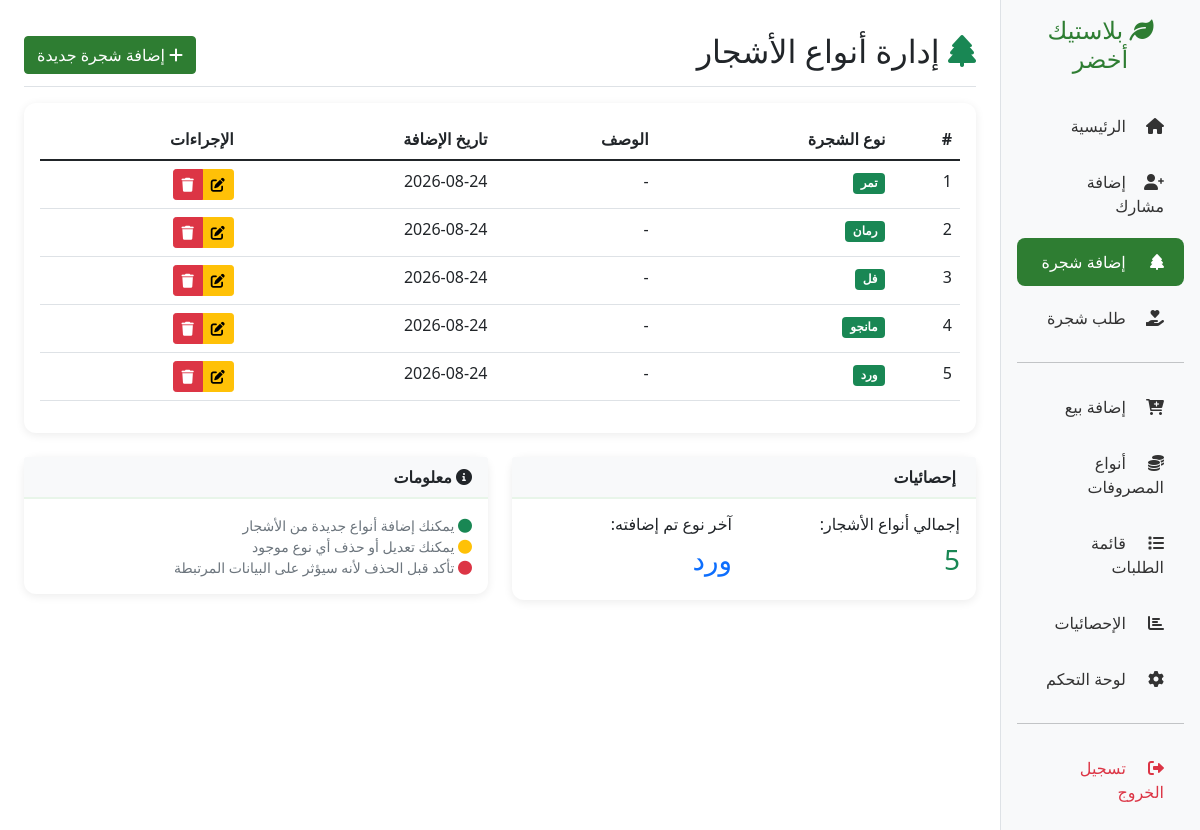
Page /trees/ (signed in) on the committed database.
### core/models.py (models this page shows, shortened)
class Tree(models.Model):
    tree_type = models.CharField(
        max_length=50,
        verbose_name="نوع الشجرة",
        unique=True
    )
    description = models.TextField(blank=True, null=True, verbose_name="وصف")
    created_at = models.DateTimeField(auto_now_add=True)
    class Meta:
        verbose_name = "شجرة"
        verbose_name_plural = "الأشجار"
        ordering = ['tree_type']

### core/views.py (the view)
# urls.py: path('trees/', views.tree_list, name='tree_list'),
@login_required
def tree_list(request):
    return render(request, 'core/tree_list.html', {
        'trees': Tree.objects.all().order_by('tree_type')
    })

### core/templates/core/tree_list.html (shortened to what this page needs)
{% extends 'core/base.html' %}
{% block content %}
<div class="d-flex justify-content-between flex-wrap flex-md-nowrap align-items-center pt-3 pb-2 mb-3 border-bottom">
    <h1 class="h2"><i class="fas fa-tree text-success"></i> إدارة أنواع الأشجار</h1>
    <a href="{% url 'core:add_tree' %}" class="btn btn-success">
        <i class="fas fa-plus"></i> إضافة شجرة جديدة
    </a>
</div>
<div class="card">
    <div class="card-body">
        <div class="table-responsive">
            <table class="table table-hover">
                <thead>
                    <tr>
                        <th>#</th>
                        <th>نوع الشجرة</th>
                        <th>الوصف</th>
                        <th>تاريخ الإضافة</th>
                        <th>الإجراءات</th>
                    </tr>
                </thead>
                <tbody>
                    {% for tree in trees %}
                    <tr>
                        <td>{{ forloop.counter }}</td>
                        <td><span class="badge bg-success">{{ tree.tree_type }}</span></td>
                        <td>{{ tree.description|default:"-" }}</td>
                        <td>{{ tree.created_at|date:"Y-m-d" }}</td>
                        <td>
                            <div class="btn-group btn-group-sm">
                                <a href="{% url 'core:edit_tree' tree.pk %}" class="btn btn-warning" title="تعديل">
                                    <i class="fas fa-edit"></i>
                                </a>
                                <a href="{% url 'core:delete_tree' tree.pk %}" class="btn btn-danger" title="حذف" onclick="return confirm('هل أنت متأكد من حذف نوع الشجرة "{{ tree.tree_type }}"؟')">
                                    <i class="fas fa-trash"></i>
                                </a>
                            </div>
                        </td>
                    </tr>
                    {% empty %}
                    <tr>
                        <td colspan="5" class="text-center text-muted">لا توجد أشجار مسجلة</td>
                    </tr>
                    {% endfor %}
                </tbody>
            </table>
        </div>
    </div>
</div>
<div class="row mt-4">
    <div class="col-md-6">
        <div class="card">
            <div class="card-header bg-light">
                 إحصائيات
            </div>
            <div class="card-body">
                <div class="row">
                    <div class="col-6">
                        <h6>إجمالي أنواع الأشجار:</h6>
                        <h3 class="text-success">{{ trees.count }}</h3>
                    </div>
                    <div class="col-6">
                        <h6>آخر نوع تم إضافته:</h6>
                        <h3 class="text-primary">
                            {% if trees %}
                                {{ trees.last.tree_type }}
                            {% else %}
                                -
                            {% endif %}
                        </h3>
                    </div>
                </div>
            </div>
        </div>
    </div>
    <div class="col-md-6">
        <div class="card">
            <div class="card-header bg-light">
                <i class="fas fa-info-circle"></i> معلومات
            </div>
            <div class="card-body">
                <p class="text-muted small mb-0">
                    <i class="fas fa-circle text-success"></i> يمكنك إضافة أنواع جديدة من الأشجار
                    <br>
                    <i class="fas fa-circle text-warning"></i> يمكنك تعديل أو حذف أي نوع موجود
                    <br>
                    <i class="fas fa-circle text-danger"></i> تأكد قبل الحذف لأنه سيؤثر على البيانات المرتبطة
                </p>
            </div>
        </div>
    </div>
</div>
{% endblock %}

### core/templates/core/base.html (style rules this page uses)
.card { border-radius: 12px; box-shadow: 0 2px 10px rgba(0,0,0,0.08); border: none; }
.card-header { background-color: white; border-bottom: 2px solid #e8f5e9; font-weight: bold; }
.btn-success { background-color: #2e7d32; border-color: #2e7d32; }

### rows in the picture
Tree: tree_type "تمر", description "-", created_at "2026-08-24"
Tree: tree_type "رمان", description "-", created_at "2026-08-24"
Tree: tree_type "فل", description "-", created_at "2026-08-24"
Tree: tree_type "مانجو", description "-", created_at "2026-08-24"
Tree: tree_type "ورد", description "-", created_at "2026-08-24", last.tree_type "ورد"

### other values in the picture
{{ trees.count }} "5"
